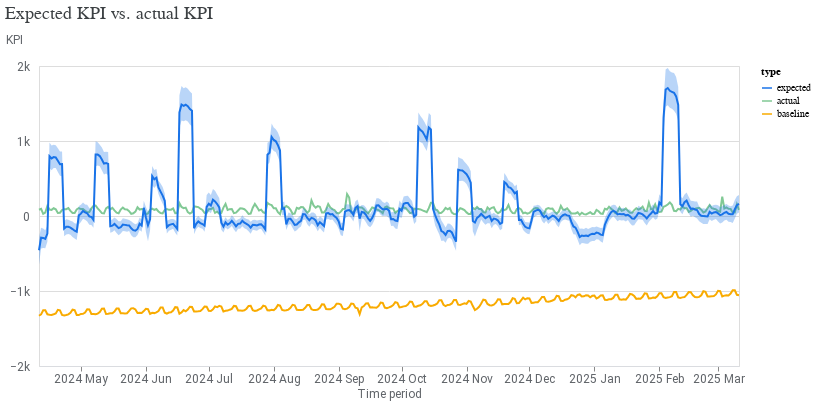

Notebook source saved alongside this figure:
### Code cell
model_fit = output_dict[model_iter]['model_fit']
model_fit.plot_model_fit()

### Figure 1 — Vega-Lite specification as saved in the notebook (floating-point values rounded to 4 significant figures; data arrays with more than 128 entries replaced by an {"elided": "..."} marker saying what was removed)
{"config": {"view": {"continuousWidth": 300, "continuousHeight": 300}, "axis": {"labelColor": "#5F6368", "labelFont": "Roboto", "labelFontSize": 12, "titleColor": "#5F6368", "titleFont": "Roboto", "titleFontSize": 12, "titleFontWeight": "normal"}}, "layer": [{"mark": {"type": "line"}, "encoding": {"color": {"field": "type", "scale": {"domain": ["expected", "actual", "baseline"], "range": ["#1A73E8", "#81C995", "#F9AB00"]}, "type": "nominal"}, "x": {"axis": {"domainColor": "#DADCE0", "format": "%Y %b", "grid": false, "tickCount": 8}, "field": "time", "title": "Time period", "type": "temporal"}, "y": {"axis": {"domain": false, "labelExpr": "replace(format(datum.value, '.3~s'), 'G', 'B')", "labelPadding": 10, "tickCount": 5, "ticks": false, "titleAlign": "left", "titleAngle": 0, "titleY": -20}, "field": "mean", "title": "KPI", "type": "quantitative"}}}, {"mark": {"type": "area", "opacity": 0.3}, "encoding": {"color": {"field": "type", "legend": null, "scale": {"domain": ["expected"], "range": ["#1A73E8"]}, "type": "nominal"}, "x": {"field": "time", "type": "temporal"}, "y": {"field": "ci_hi", "type": "quantitative"}, "y2": {"field": "ci_lo"}}}], "data": {"name": "data-4710a3edd91e5fb69976845429f89ceb"}, "resolve": {"scale": {"color": "independent"}}, "title": {"text": "Expected KPI vs. actual KPI", "anchor": "start", "color": "#3C4043", "font": "Google Sans Display", "fontSize": 18, "fontWeight": "normal", "offset": 10}, "width": 700, "$schema": "https://vega.github.io/schema/vega-lite/v5.20.1.json", "datasets": {"data-4710a3edd91e5fb69976845429f89ceb": {"elided": "1005 records"}}}
